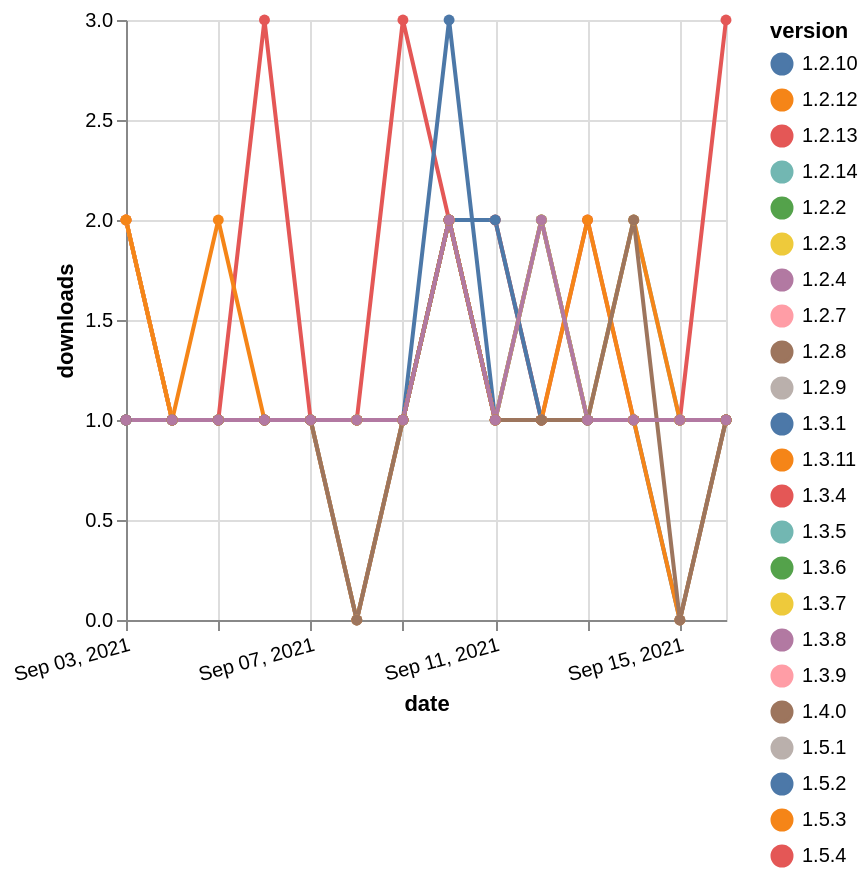

Describe this chart as a Vega-Lite specification.
### Vega-Lite specification from a JSON file in a GitHub repository (floating-point values rounded to 4 significant figures; data arrays with more than 128 entries replaced by an {"elided": "..."} marker saying what was removed)
{"$schema": "https://vega.github.io/schema/vega-lite/v5.json", "description": "A simple bar chart with embedded data.", "data": {"values": {"elided": "322 records"}}, "width": "container", "mark": {"type": "line", "point": {"filled": true}}, "encoding": {"x": {"field": "date", "type": "temporal", "timeUnit": "yearmonthdate", "title": "date", "axis": {"labelAngle": -15}}, "y": {"field": "delta", "type": "quantitative", "title": "downloads"}, "color": {"field": "version", "type": "nominal"}, "tooltip": {"field": "delta"}}}
